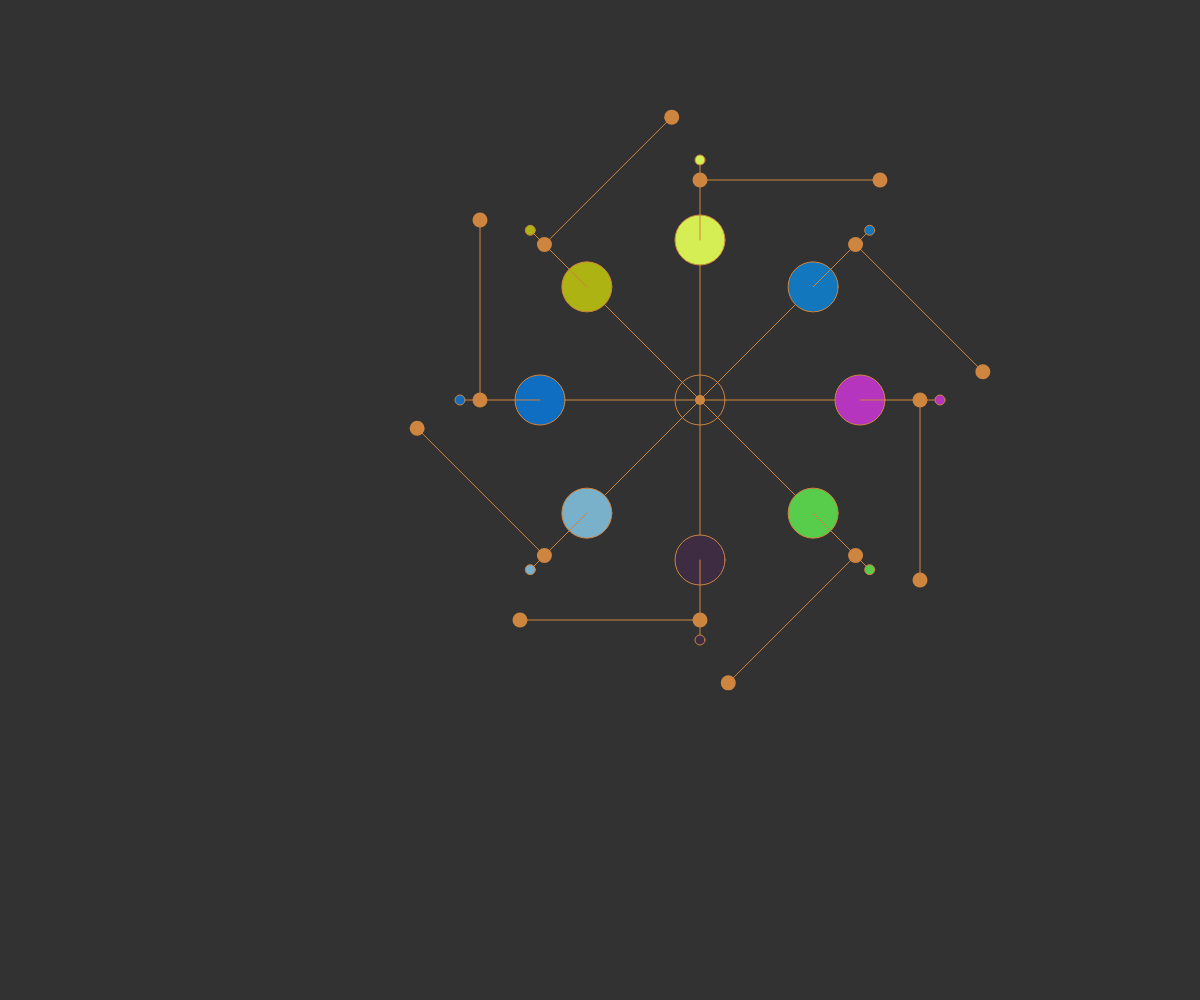
Frame 1 (no input)
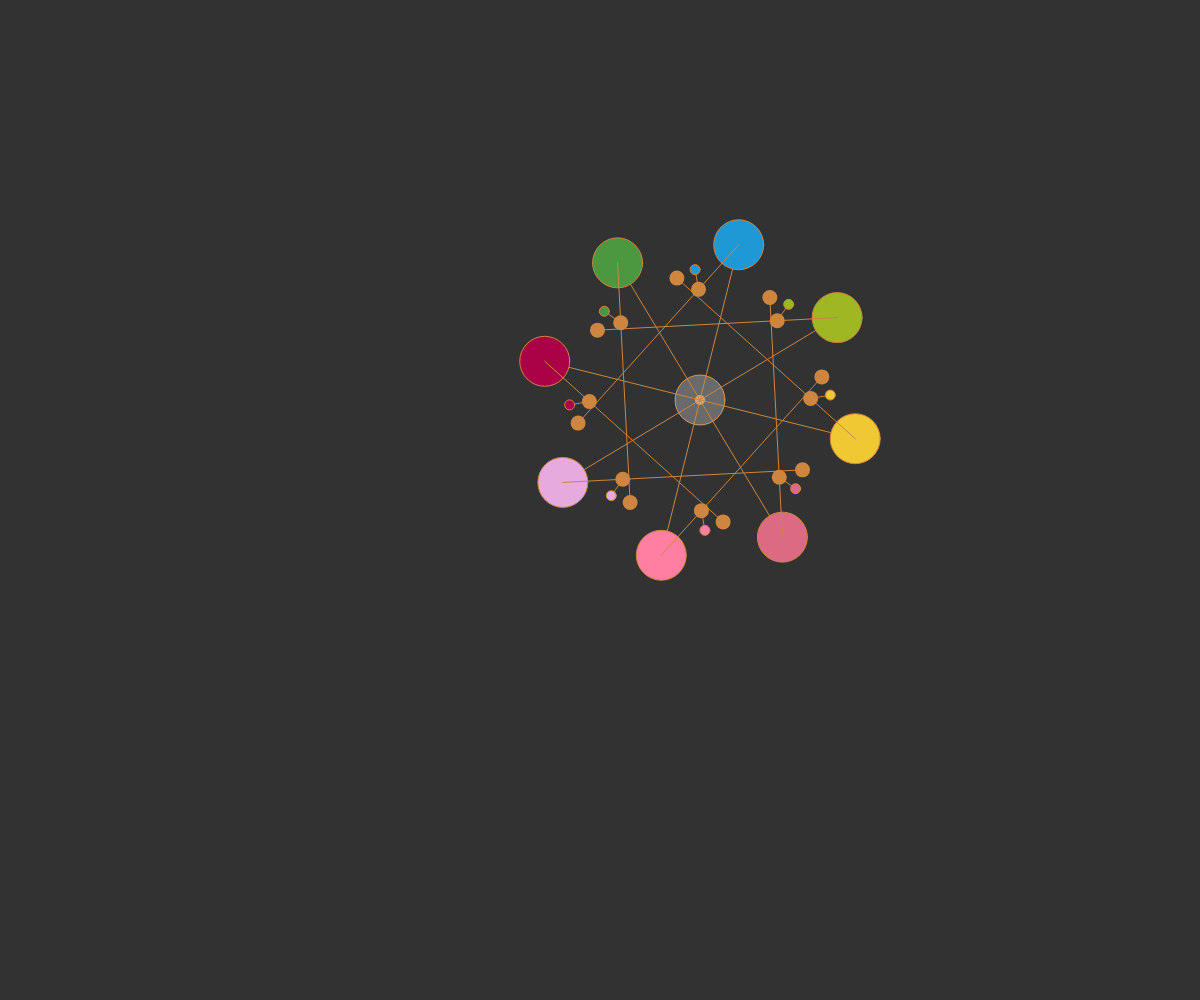
Frame 60 (no input)
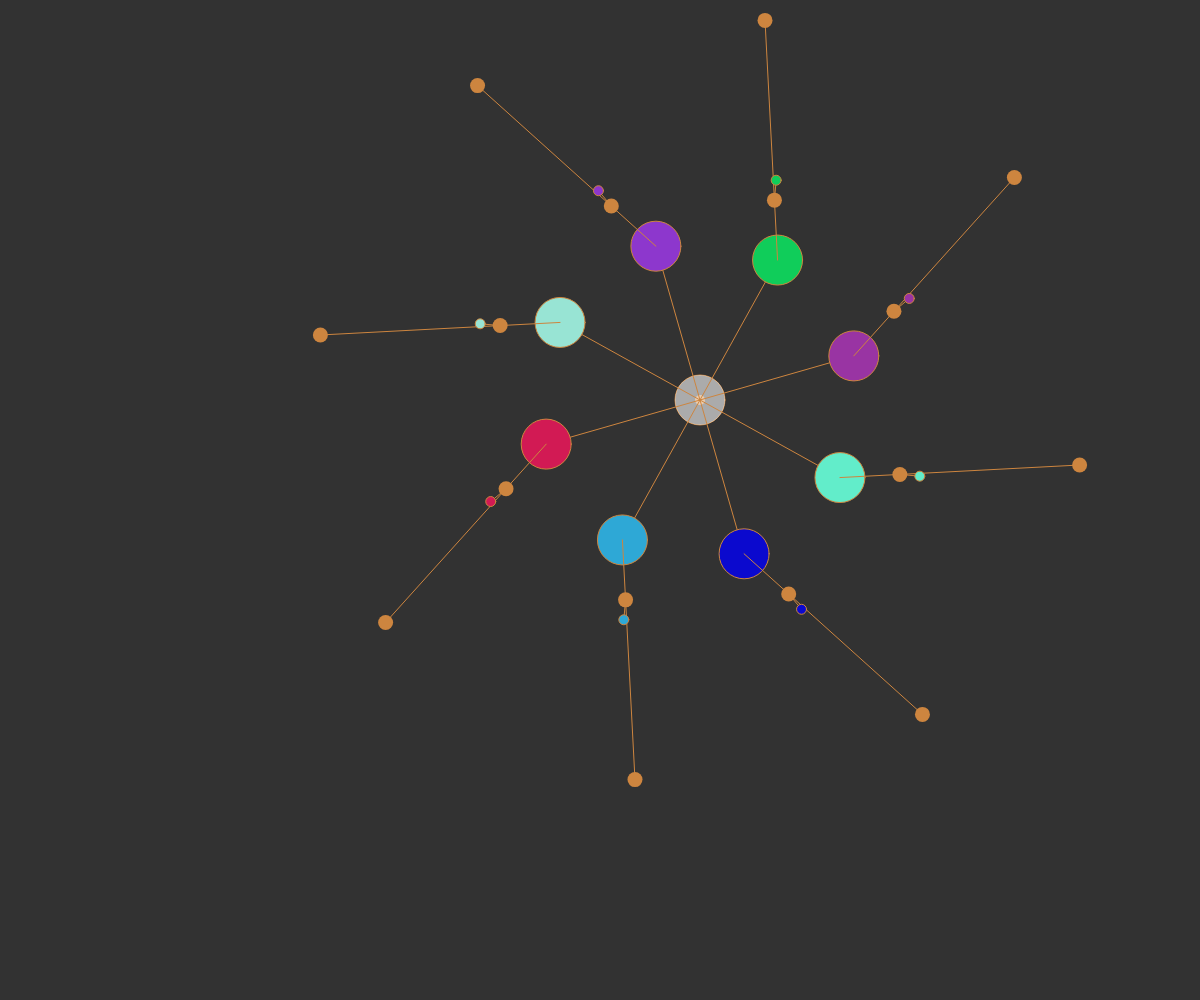
Frame 120 (the mouse pressed at the canvas centre since frame 60)

The p5.js sketch that drew these frames (run headless with seeded random() and noise() and a simulated clock; from frame 60 on, the mouse is pressed at the canvas centre):

// p5.js sketch
// ── sketch.js

//var x=width/2;
var x=300;
var y=150;
var radius1=160;
var radius2=60;
var radius3=20;
var radius4=180;
var angle1=0;
var angle2=0;
var angle3=0;
var angle2a=90;

var alfa;
var step=10;
var s=0;
var shiftangle=45; //thsis value regulates the numbers of rays 




function setup() {
createCanvas(windowWidth, windowHeight);
stroke('#cd853f');
frameRate(20);
}

function draw() {
    translate(windowWidth/3, windowHeight/4);
  
  smooth();
  background(50);
  strokeWeight(10); 
  point(x,y);
   
  strokeWeight(1); 
  noFill();
  ellipse(x,y,50,50);
  noStroke();
  //fill('#cd853f',s);
 fill(255,s);
  ellipse(x,y,50,50);
  s=s+step;

  if (s>255){
    step=-10;
  }
  if (s==0){
    step=10;
  }
  stroke('#cd853f');
  
   

for (alfa=0; alfa<360; alfa=alfa+shiftangle) {
  
  fill(random(255), random(255), random(255));
  //planet1
var ty=radius1*sin(radians(angle1+alfa));
var tx=radius1*cos(radians(angle1+alfa));
var TX=x+tx;
var TY=y+ty;

  strokeWeight(30);
  point(TX,TY);
  strokeWeight(1);
  line(x,y,TX,TY);
  
  //noFill();
   ellipse(TX,TY,50,50);

   
   //planet2
  
  var ty2=radius2*sin(radians(angle2+alfa));
  var tx2=radius2*cos(radians(angle2+alfa));
  //stroke( #CD853F);
  strokeWeight(15);
  var TX2=TX+tx2;
  var TY2=TY+ty2;
  point(TX2,TY2);
  strokeWeight(1);
  line(TX,TY, TX2,TY2);
  
 // planet2a
  var ty2a=radius4*sin(radians(angle2a+alfa));
  var tx2a=radius4*cos(radians(angle2a+alfa));
  //stroke( #CD853F);
  strokeWeight(15);
  var TX2a=TX2+tx2a;
  var TY2a=TY2+ty2a;
  point(TX2a,TY2a);
  strokeWeight(1);
  line(TX2,TY2, TX2a,TY2a);
  
     //planet3
  
  var ty3=radius3*sin(radians(angle3+alfa));
  var tx3=radius3*cos(radians(angle3+alfa));  
 // stroke(#CD853F);
  strokeWeight(5);    
  var TX3=TX2+tx3;
  var TY3=TY2+ty3;
  point(TX3,TY3); 
  strokeWeight(1);
  line(TX2,TY2, TX3,TY3);
 // noFill();
   ellipse(TX3,TY3,10,10);
}
     
angle1=angle1+1;
angle2=angle2+5;
angle3=angle3+25;
angle2a=angle2=angle2a+3;
  
}
